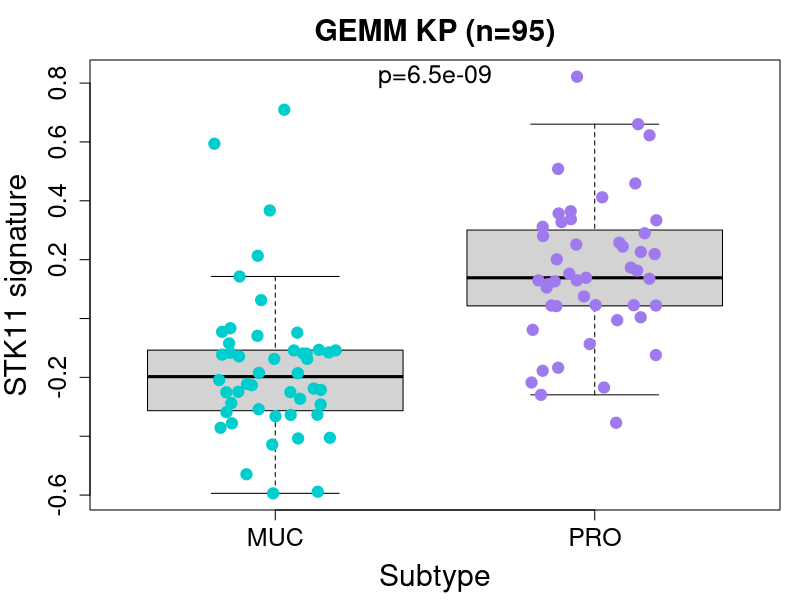
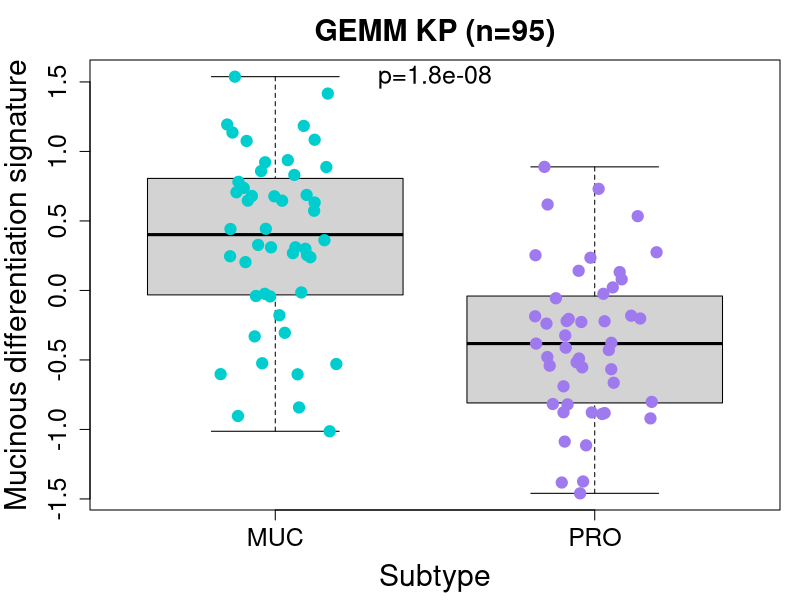

These charts were generated, in order, by the following R code:
study <- "GEMM KP"
data <- read.table("../data/GEMM_KRASmut_subtypes.tsv", sep="\t", header=TRUE, check.names=FALSE)
data <- data[!data$Subtype %in% "unclassified", ]
data$Subtype <- factor(data$Subtype, levels=c("MUC", "PRO"))
nbTumors <- nrow(data)

data.gastric <- data[, c(grep("Krt20", colnames(data)), grep("Muc5ac", colnames(data)),
									grep("Muc5b", colnames(data)), grep("Pdx1", colnames(data)))]
data.gastric <- scale(data.gastric, center=TRUE, scale=TRUE)
data$Mucinous_differentiation_signature <- rowMeans(data.gastric)

colors <- rep("cyan3", nbTumors)
colors[data$Subtype %in% "PRO"] <- "mediumpurple2"
pchs <- rep(19, nbTumors)

pdf("../figures/Fig4_GEMM_STK11signatureBySubtype.pdf", width=5.5, height=6.5)
par(mar=c(4.5, 4.5, 3, 1))
boxplot(data$STK11_deficiency_signature ~ data$Subtype, outline=FALSE,
				ylab="STK11 signature", xlab="Subtype", main=paste0(study," (n=",nbTumors,")"),
				cex.lab=1.8, cex.axis=1.5, cex.main=1.8, ylim=range(data$STK11_deficiency_signature))
points(jitter(as.numeric(data$Subtype)), data$STK11_deficiency_signature,
					col=colors, pch=pchs, cex=1.5)
pval <- signif(t.test(data$STK11_deficiency_signature ~ data$Subtype)$p.value, 2)
text(x=1.5, y=max(data$STK11_deficiency_signature), labels=paste0("p=",pval), cex=1.5)
dev.off()

pdf("../figures/Fig4_GEMM_MucinoussignatureBySubtype.pdf", width=5.5, height=6.5)
par(mar=c(4.5, 4.5, 3, 1))
boxplot(data$Mucinous_differentiation_signature ~ data$Subtype, outline=FALSE,
				ylab="Mucinous differentiation signature", xlab="Subtype", main=paste0(study," (n=",nbTumors,")"),
				cex.lab=1.8, cex.axis=1.5, cex.main=1.8, ylim=range(data$Mucinous_differentiation_signature))
points(jitter(as.numeric(data$Subtype)), data$Mucinous_differentiation_signature,
					col=colors, pch=pchs, cex=1.5)
pval <- signif(t.test(data$Mucinous_differentiation_signature ~ data$Subtype)$p.value, 2)
text(x=1.5, y=max(data$Mucinous_differentiation_signature), labels=paste0("p=",pval), cex=1.5)
dev.off()
